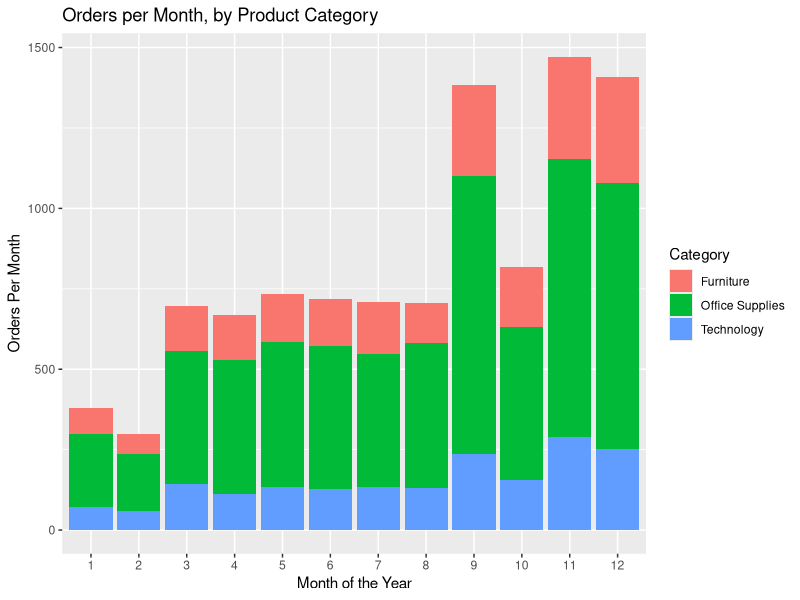
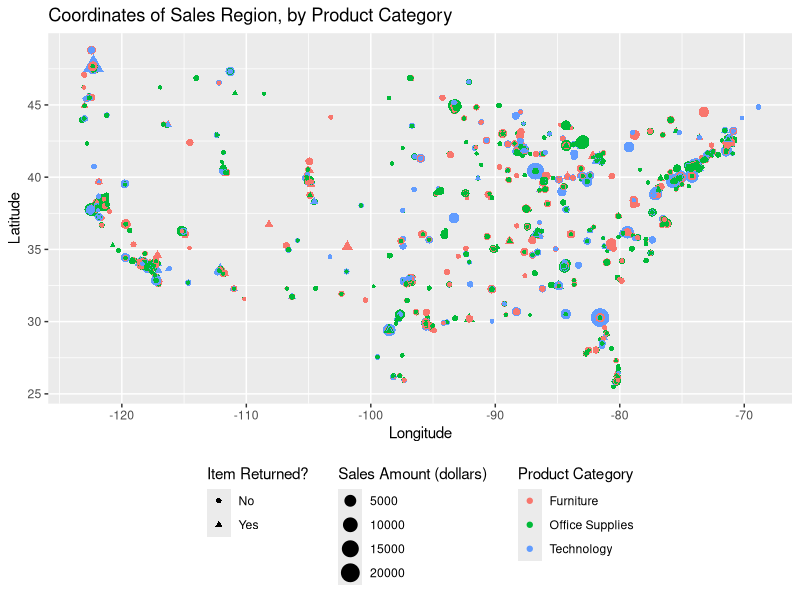

Recreate these plots in R, in order.
## ---- chunk 1
knitr::opts_chunk$set(echo = TRUE)
setwd("~/Documents/School/VT/CMDA3654/DataProject/")

library(tidyverse)
## ---- chunk 2
orders <- read_csv("Data/StoreData_CLEAN.csv")
## ---- chunk 3
# I have organized and cleaned this data, and lat/lng data has been merged in
# based on postal code, and return data has been merged in as well based on Order ID.
# I am not converting columns to factors here for the sake of space and time.
glimpse(orders)
## ---- chunk 4
ggplot(orders, 
       aes(x = as.factor(OrderMonth), 
           fill = Category)) + 
  geom_bar() + 
  labs(title = "Orders per Month, by Product Category", 
       y = "Orders Per Month", 
       x = "Month of the Year")
## ---- chunk 5
sales.map <- ggplot(na.omit(orders), 
       aes(y = Latitude, 
           x = Longitude, 
           color = Category)) +
  geom_point(aes(size = Sales, 
                 shape = Returned)) +
  labs(title = "Coordinates of Sales Region, by Product Category", 
       y = "Latitude", 
       x = "Longitude", 
       size = "Sales Amount (dollars)", 
       color = "Product Category", 
       shape = "Item Returned?") +
  theme(legend.position = "bottom", 
        legend.direction = "vertical")
sales.map
